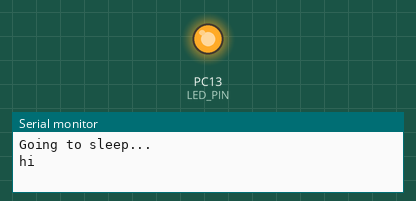
A sketch run on a simulated STM32 Blue Pill. On the bench: output pins drawn as LEDs (lit = HIGH), the last lines printed to the serial monitor. The local clock reads 2024-03-15 10:24:30 at power-on unless the sketch sets it.

Above: at 0.1 s.
At 1.1 s:
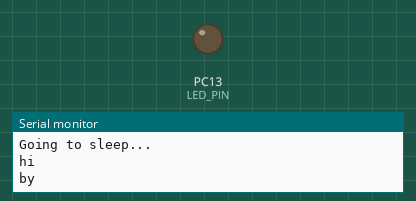
Timing chart, 0 to 2.6 s (numbered marks = the images above):
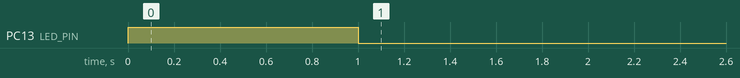

The sketch:

rtc.ino
```cpp
#include "STM32LowPower.h"
#include "STM32RTC.h"

#define LED_PIN PC13
#define SLEEP_SECONDS 30

STM32RTC& rtc = STM32RTC::getInstance();
volatile bool alarmFired = false;

void alarmCallback(void* data) {
    alarmFired = true;
}

void setNextAlarm() {
    uint8_t s = rtc.getSeconds();
    uint8_t m = rtc.getMinutes();

    s += SLEEP_SECONDS;
    if (s >= 60) {
        s -= 60;
        m += 1;
        if (m >= 60) m = 0;
    }

    rtc.setAlarmMinutes(m);
    rtc.setAlarmSeconds(s);
    rtc.enableAlarm(rtc.MATCH_MMSS);
}

void goToSleep() {
    alarmFired = false;        // clear flag BEFORE sleeping
    digitalWrite(LED_PIN, HIGH);
    Serial.flush();
    Serial.println("hi");
    LowPower.sleep();
    Serial.println("by");
    digitalWrite(LED_PIN, LOW);
}

void setup() {
    Serial.begin(115200);
    pinMode(LED_PIN, OUTPUT);
    digitalWrite(LED_PIN, LOW);

    rtc.begin();
    LowPower.begin();
    rtc.attachInterrupt(alarmCallback);

    setNextAlarm();
    Serial.println("Going to sleep...");
    goToSleep();
}

void loop() {
    if (!alarmFired) return;   // ignore random wakes

    Serial.println("Woke up!");
    Serial.flush();

    setNextAlarm();
    goToSleep();
}
```
